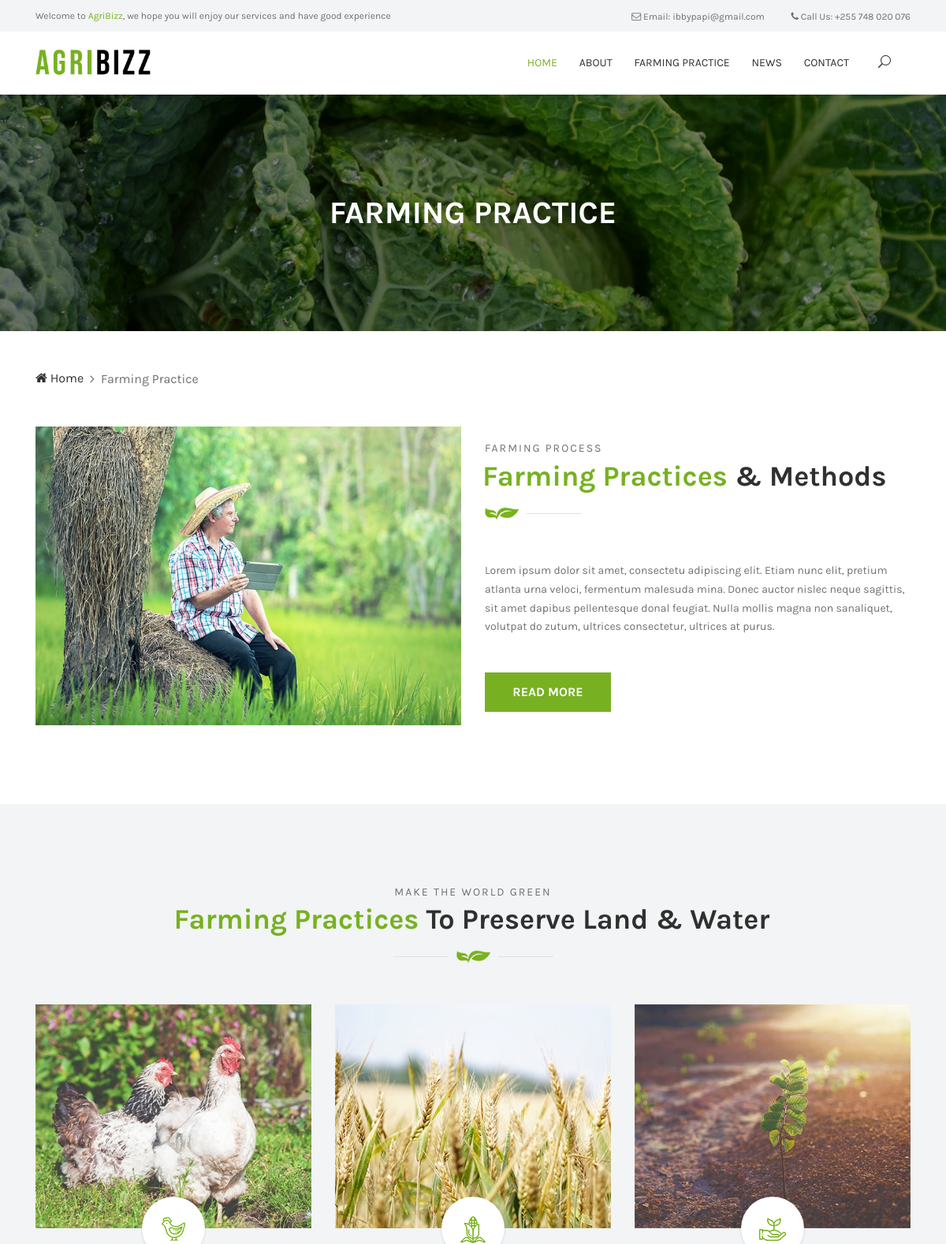
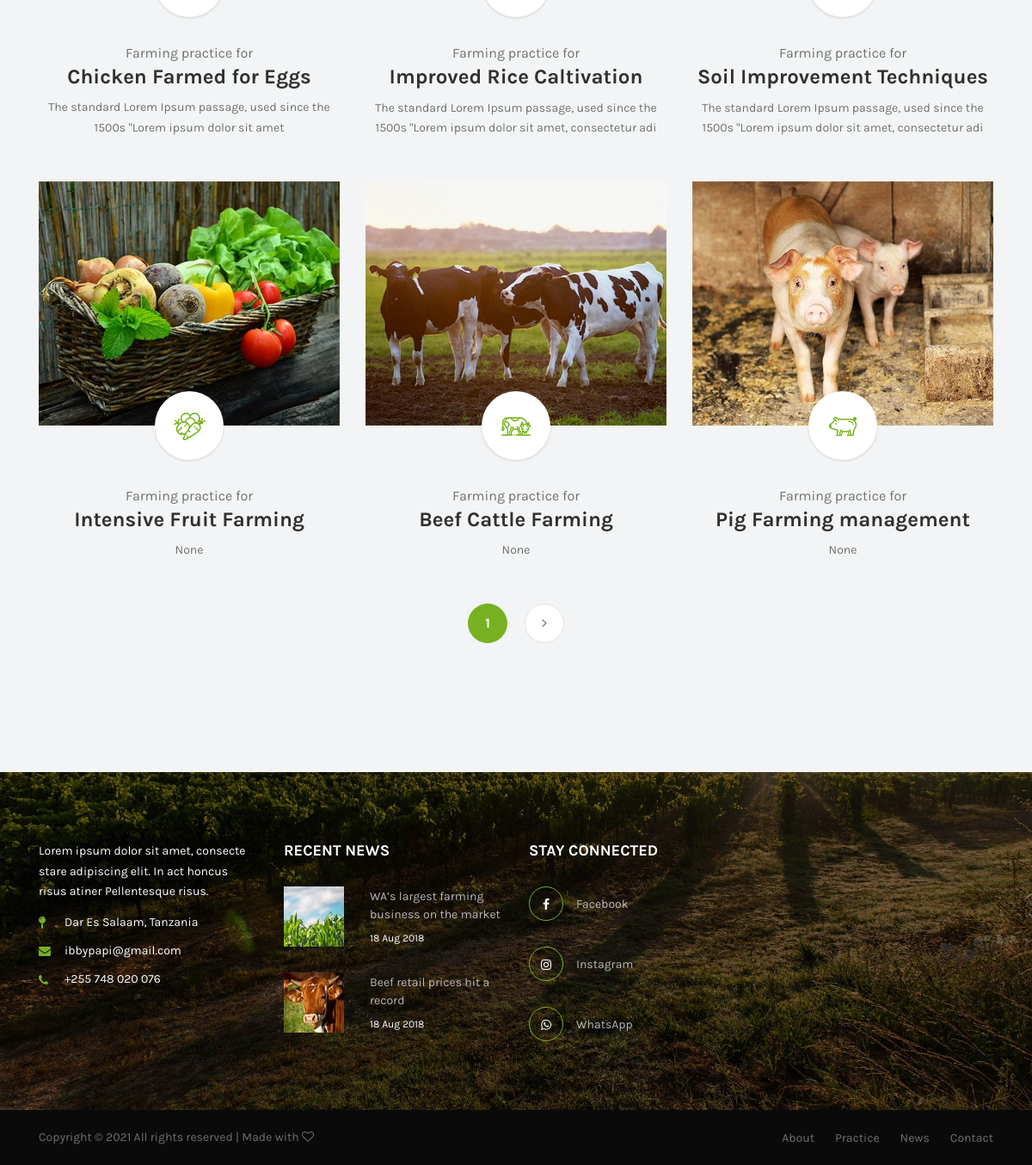
The page /farming_practice.html on the database its author committed (2 pictures, top to bottom).
### blog/models.py (models this page shows, shortened)
class BlogPost (models.Model):
    STATUS_CHOICE = (('draft', 'Draft'), ('published', 'Published'),)
    author = models.ForeignKey(
        Author, on_delete=models.CASCADE, related_name='blog_posts')
    title = models.CharField(max_length=200,)
    overview = models.CharField(max_length=150, null=True)
    slug = models.SlugField(null=True, unique=True)
    thumbnail = models.ImageField(upload_to=upload_location, null=True, blank=True)
    icon = ImageField(upload_to=upload_location, null=True, blank=True)
    content = HTMLField()
    publish = models.DateTimeField(default=timezone.now)
    date_created = models.DateTimeField(
        auto_now_add=True, verbose_name="date_published")
    date_updated = models.DateTimeField(
        auto_now=True, verbose_name="date_updated")
    status = models.CharField(
        max_length=10, choices=STATUS_CHOICE, default='draft')
    featured = models.BooleanField()
    class Meta:
        ordering = ('-publish',)

### blog/views.py (the view)
# urls.py: path('farming_practice.html', views.farming_practice, name="farming_practice"),
def farming_practice(request):
    post_list = BlogPost.objects.all()
    paginator = Paginator(post_list, 6)
    page_request_var = 'page'
    page = request.GET.get(page_request_var)
    try:
        paginated_queryset = paginator.page(page)
    except PageNotAnInteger:
        paginated_queryset = paginator.page(1)
    except EmptyPage:
        paginated_queryset = paginator.page(paginator.num_pages)
    context = {
        'queryset': paginated_queryset,
        'page_request_var': page_request_var,
    }
    return render(request, 'farming_practice.html', context)

### blog/templates/farming_practice.html (shortened to what this page needs)
{% extends 'base.html' %}
{% load static %}
{% block content %}
    <div class="breadcrumb-area bg-img bg-overlay jarallax" style="background-image: url({% static 'img/bg-img/18.jpg' %});">
        <div class="container h-100">
            <div class="row h-100 align-items-center">
                <div class="col-12">
                    <div class="breadcrumb-text">
                        <h2>Farming Practice</h2>
                    </div>
                </div>
            </div>
        </div>
    </div>
    <div class="famie-breadcrumb">
        <div class="container">
            <nav aria-label="breadcrumb">
                <ol class="breadcrumb">
                    <li class="breadcrumb-item"><a href="index.html"><i class="fa fa-home"></i> Home</a></li>
                    <li class="breadcrumb-item active" aria-current="page">Farming Practice</li>
                </ol>
            </nav>
        </div>
    </div>
    <section class="about-us-area">
        <div class="container">
            <div class="row align-items-center">
                <div class="col-12 col-lg-6">
                    <div class="about-us-thumbnail mb-100">
                        <img src="{% static 'img/bg-img/24.jpg' %}" alt="">
                    </div>
                </div>
                <div class="col-12 col-lg-6">
                    <div class="about-us-content mb-100">
                        <div class="section-heading">
                            <p>FARMING PROCESS</p>
                            <h2><span>Farming Practices</span> &amp; Methods</h2>
                            <img src="{% static 'img/core-img/decor.png' %}" alt="">
                        </div>
                        <p>Lorem ipsum dolor sit amet, consectetu adipiscing elit. Etiam nunc elit, pretium atlanta urna veloci, fermentum malesuda mina. Donec auctor nislec neque sagittis, sit amet dapibus pellentesque donal feugiat. Nulla mollis magna
                            non sanaliquet, volutpat do zutum, ultrices consectetur, ultrices at purus.</p>
                        <a href="#" class="btn famie-btn mt-30">Read More</a>
                    </div>
                </div>
            </div>
        </div>
    </section>
    <section class="farming-practice-area bg-gray section-padding-100-50">
        <div class="container">
            <div class="row">
                <div class="col-12">
                    <div class="section-heading text-center">
                        <p>Make the world green</p>
                        <h2><span>Farming Practices</span> To Preserve Land & Water</h2>
                        <img src="{% static 'img/core-img/decor2.png' %}" alt="">
                    </div>
                </div>
            </div>
            <div class="row">
                {% for obj in queryset %}
                <div class="col-12 col-sm-6 col-lg-4">
                    <div class="single-farming-practice-area mb-50 wow fadeInUp" data-wow-delay="100ms">
                        <div class="farming-practice-thumbnail">
                            <img src="{{obj.thumbnail.url}}" alt="">
                        </div>
                        <div class="farming-practice-content text-center">
                            <div class="farming-icon">
                                <img src="{{obj.icon.url}}" alt="">
                            </div>
                            <span>Farming practice for</span>
                            <a href="practice_details.html"><h4>{{ obj.title }}</h4></a>
                            <p>{{ obj.overview }}</p>
                        </div>
                    </div>
                </div>
                {% endfor %}
            </div>
          <nav>
            <ul class="pagination wow fadeInUp" data-wow-delay="900ms">
              <li class="page-item active"><a class="page-link" href="?{{ page_request_var }}={{ queryset.number }}">{{ queryset.number}}</a></li>
              {% if queryset.has_next %}
              <li class="page-item"><a class="page-link" href="?{{ page_request_var }}={{ queryset.next_page_number }}"><i class="fa fa-angle-right"></i></a></li>
              {% endif %}
            </ul>
          </nav>
        </div>
    </section>
{% endblock content %}

### static/style.css (style rules this page uses)
* { margin: 0; padding: 0; }
body { font-family: "Karla", sans-serif; color: #707070; }
h1, h2, h3, h4, h5, h6 { font-family: "Karla", sans-serif; color: #303030; line-height: 1.3; font-weight: 700; }
p { font-family: "Karla", sans-serif; color: #707070; font-size: 14px; line-height: 1.7; font-weight: 400; }
a, a:focus, a:hover { -webkit-transition-duration: 500ms; -o-transition-duration: 500ms; transition-duration: 500ms; text-decoration: none; outline: 0 solid transparent; color: #707070; font-weight: 700; font-size: 14px; font-family: "Karla", sans-serif; }
ul { margin: 0; }
ul li { list-style: none; }
img { height: auto; max-width: 100%; }
.bg-img { background-position: center center; background-size: cover; background-repeat: no-repeat; }
.bg-gray { background-color: #f2f4f5; }
.bg-overlay { position: relative; z-index: 2; background-position: center center; background-size: cover; }
.bg-overlay::after { background-color: rgba(0, 0, 0, 0.5); position: absolute; z-index: -1; top: 0; left: 0; width: 100%; height: 100%; content: ""; }
.jarallax { position: relative; z-index: 0; }
.mt-30 { margin-top: 30px !important; }
.mb-50 { margin-bottom: 50px !important; }
.mb-100 { margin-bottom: 100px !important; }
.section-padding-100-50 { padding-top: 100px; padding-bottom: 50px; }
.section-heading { position: relative; z-index: 1; margin-bottom: 50px; }
.section-heading p { font-size: 14px; letter-spacing: 2px; text-transform: uppercase; margin-bottom: 0; }
.section-heading h2 { margin-bottom: 10px; font-size: 36px; margin-left: -3px; }
.section-heading h2 span { color: #77b122; }
.famie-btn { background-color: #77b122; -webkit-transition-duration: 500ms; -o-transition-duration: 500ms; transition-duration: 500ms; position: relative; z-index: 1; display: inline-block; min-width: 160px; height: 50px; color: #ffffff; border-radius: 0; padding: 0 30px; font-size: 16px; line-height: 48px; font-weight: 700; text-transform: uppercase; }
.breadcrumb-area { position: relative; z-index: 1; width: 100%; height: 300px; }
.breadcrumb-area .breadcrumb-text { position: relative; z-index: 1; text-align: center; }
.breadcrumb-area .breadcrumb-text h2 { color: #ffffff; text-transform: uppercase; margin-bottom: 0; font-size: 40px; }
.famie-breadcrumb { position: relative; z-index: 1; padding-top: 48px; padding-bottom: 48px; }
.famie-breadcrumb .breadcrumb { padding: 0; margin-bottom: 0; background-color: transparent; border-radius: 0; }
.famie-breadcrumb .breadcrumb .breadcrumb-item { color: #707070; font-size: 16px; font-weight: 400; }
.famie-breadcrumb .breadcrumb .breadcrumb-item a { color: #303030; font-size: 16px; font-weight: 400; }
.famie-breadcrumb .breadcrumb-item+.breadcrumb-item::before { content: "\f105"; font-family: "FontAwesome"; color: #707070; }
.single-farming-practice-area { position: relative; z-index: 1; -webkit-transition-duration: 500ms; -o-transition-duration: 500ms; transition-duration: 500ms; }
.single-farming-practice-area .farming-practice-thumbnail { position: relative; z-index: 1; }
.single-farming-practice-area .farming-practice-content { position: relative; z-index: 1; padding-top: 70px; -webkit-transition-duration: 500ms; -o-transition-duration: 500ms; transition-duration: 500ms; }
.single-farming-practice-area .farming-practice-content h4 { -webkit-transition-duration: 500ms; -o-transition-duration: 500ms; transition-duration: 500ms; }
.single-farming-practice-area .farming-practice-content .farming-icon { position: absolute; -webkit-transition-duration: 500ms; -o-transition-duration: 500ms; transition-duration: 500ms; left: 50%; margin-left: -40px; top: -40px; width: 80px; height: 80px; line-height: 80px; border-radius: 40px; background-color: #ffffff; box-shadow: 0 1px 3px 0 rgba(0, 0, 0, 0.15); }
.about-us-thumbnail img { width: 100%; }
.pagination { position: relative; z-index: 1; margin-bottom: 100px; -webkit-box-pack: center; -ms-flex-pack: center; justify-content: center; }
.pagination .page-item .page-link { background-color: #ffffff; min-width: 46px; height: 46px; line-height: 44px; font-size: 16px; color: #707070; text-transform: uppercase; text-align: center; display: inline-block; border-radius: 50%; padding: 0 15px; margin: 0 10px; border: 1px solid #e1e1e1; }
.pagination .page-item.active .page-link { border-color: #77b122; background-color: #77b122; color: #ffffff; }

### rows shown on the page
BlogPost: thumbnail (picture), icon (picture), title "Chicken Farmed for Eggs", overview "The standard Lorem Ipsum passage, used since the 1500s \"Lorem ipsum dolor sit amet"
BlogPost: thumbnail (picture), icon (picture), title "Improved Rice Caltivation", overview "The standard Lorem Ipsum passage, used since the 1500s \"Lorem ipsum dolor sit amet, consectetur adi"
BlogPost: thumbnail (picture), icon (picture), title "Soil Improvement Techniques", overview "The standard Lorem Ipsum passage, used since the 1500s \"Lorem ipsum dolor sit amet, consectetur adi"
BlogPost: thumbnail (picture), icon (picture), title "Intensive Fruit Farming", overview "None"
BlogPost: thumbnail (picture), icon (picture), title "Beef Cattle Farming", overview "None"
BlogPost: thumbnail (picture), icon (picture), title "Pig Farming management", overview "None"

### other values the page prints
{{ queryset.number }} "1"
